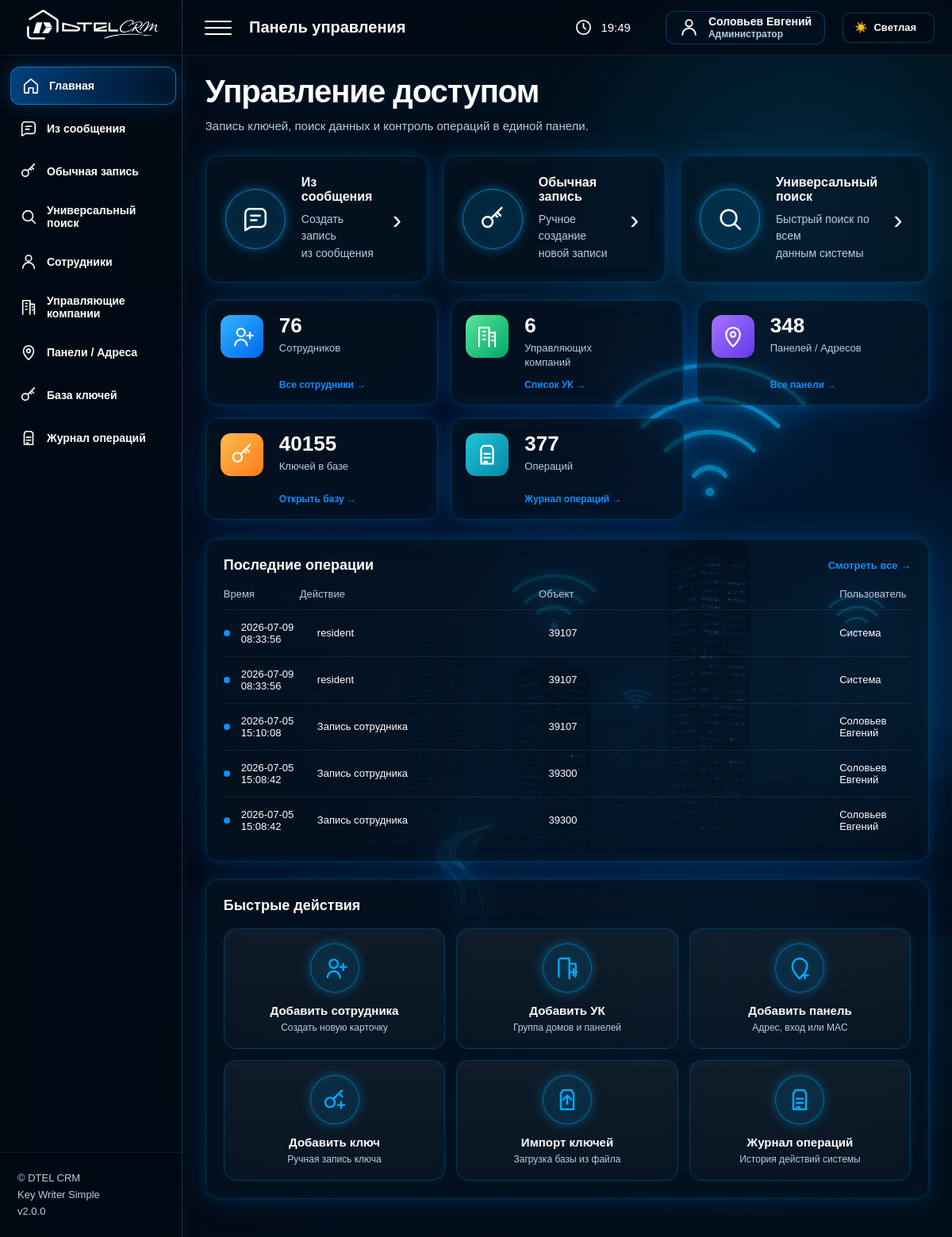
Page / (signed in) on the earlier database version.
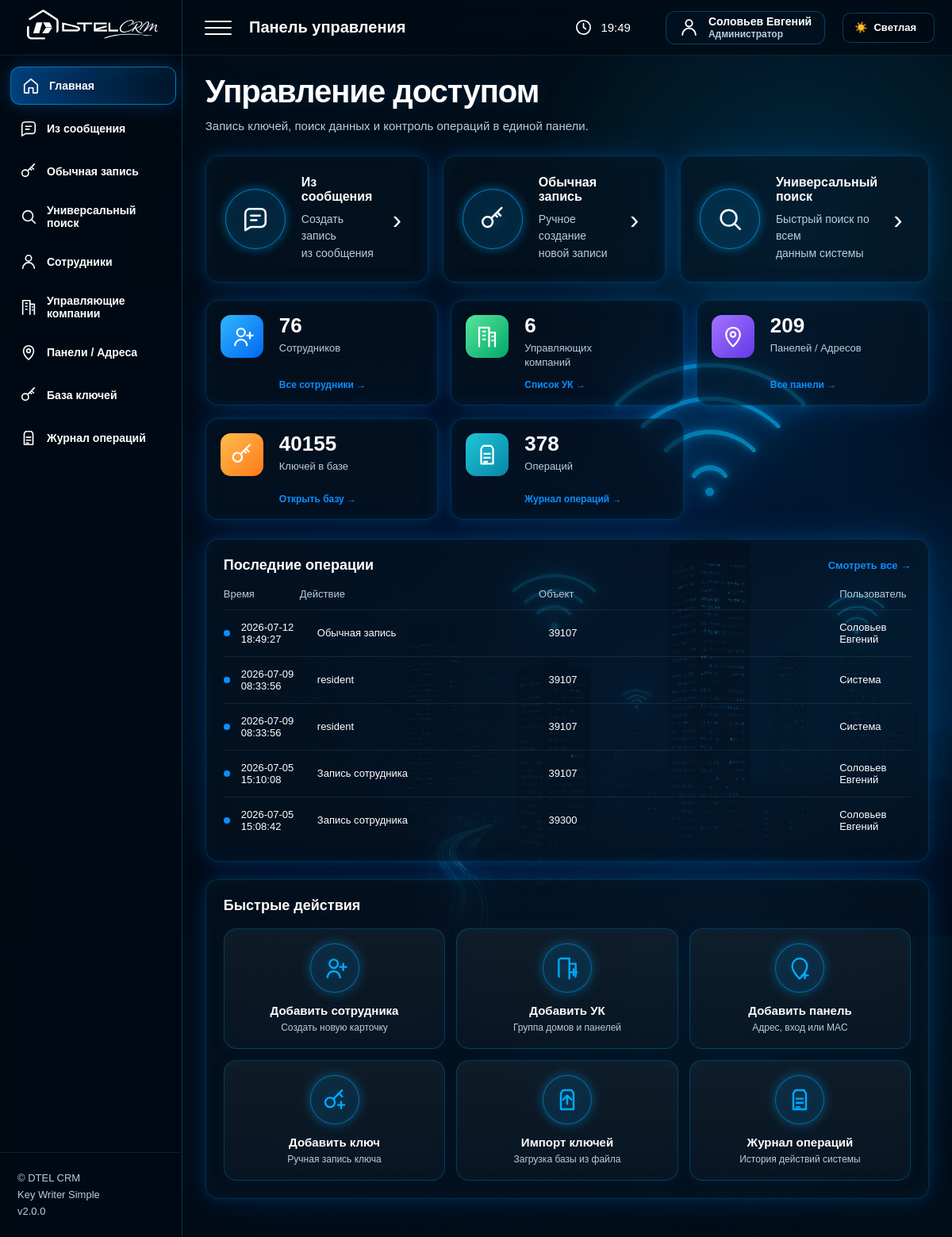
Same page on the later database version.
### tables this page shows
CREATE TABLE operation_log (
            id INTEGER PRIMARY KEY AUTOINCREMENT,
            mode TEXT NOT NULL,
            printed_number TEXT DEFAULT '',
            hex_value TEXT NOT NULL,
            flat_num TEXT DEFAULT '',
            mac TEXT NOT NULL,
            panel_name TEXT DEFAULT '',
            status TEXT NOT NULL,
            response TEXT DEFAULT '',
            created_at TEXT DEFAULT CURRENT_TIMESTAMP
        , address TEXT DEFAULT '', apartment TEXT DEFAULT '', username TEXT DEFAULT '', user_full_name TEXT DEFAULT '', user_role TEXT DEFAULT '', action TEXT DEFAULT '', object_type TEXT DEFAULT '', object_name TEXT DEFAULT '', details TEXT DEFAULT '', ip_address TEXT DEFAULT '');

### app/routers/home.py (the view)
@router.get("/", response_class=HTMLResponse)
def index(request: Request):
    with db() as conn:
        stats = {
            "keys": conn.execute(
                "SELECT COUNT(*) FROM keys"
            ).fetchone()[0],
            "panels": conn.execute(
                "SELECT COUNT(*) FROM panels WHERE enabled = 1"
            ).fetchone()[0],
            "logs": conn.execute(
                "SELECT COUNT(*) FROM operation_log"
            ).fetchone()[0],
            "employees": conn.execute(
                "SELECT COUNT(*) FROM employees WHERE enabled = 1"
            ).fetchone()[0],
            "uk": conn.execute(
                "SELECT COUNT(*) FROM uk_groups"
            ).fetchone()[0],
        }
    return templates.TemplateResponse(
        "index.html",
        {
            "request": request,
            "stats": stats,
            "recent_operations": get_recent_operations(5),
            "dry_run": settings.dry_run,
        },
    )

### app/templates/index.html
{% extends 'base.html' %}
{% block page_name %}Панель управления{% endblock %}
{% block content %}
<div class="dashboard-hero">
    <div>
        <h1>Управление доступом</h1>
        <p class="subtitle">Запись ключей, поиск данных и контроль операций в единой панели.</p>
    </div>
</div>
<div class="dashboard-actions">
    <a class="dashboard-action-card" href="/message">
        <div class="dashboard-action-icon">
            <svg viewBox="0 0 24 24">
                <path d="M21 15a4 4 0 0 1-4 4H8l-5 3V7a4 4 0 0 1 4-4h10a4 4 0 0 1 4 4z"/>
                <path d="M8 9h8M8 13h5"/>
            </svg>
        </div>
        <div>
            <h2>Из сообщения</h2>
            <p>Создать запись<br>из сообщения</p>
        </div>
        <span>›</span>
    </a>
    <a class="dashboard-action-card" href="/write/manual">
        <div class="dashboard-action-icon">
            <svg viewBox="0 0 24 24">
                <circle cx="7.5" cy="14.5" r="4.5"/>
                <path d="m11 11 9-9M16 6l3 3M14 8l2 2"/>
            </svg>
        </div>
        <div>
            <h2>Обычная запись</h2>
            <p>Ручное создание<br>новой записи</p>
        </div>
        <span>›</span>
    </a>
    <a class="dashboard-action-card" href="/search">
        <div class="dashboard-action-icon">
            <svg viewBox="0 0 24 24">
                <circle cx="11" cy="11" r="7"/>
                <path d="m16.5 16.5 4.5 4.5"/>
            </svg>
        </div>
        <div>
            <h2>Универсальный поиск</h2>
            <p>Быстрый поиск по всем<br>данным системы</p>
        </div>
        <span>›</span>
    </a>
</div>
<div class="dashboard-stats">
    <a class="dashboard-stat-card" href="/employees">
        <div class="stat-icon stat-blue">
            <svg viewBox="0 0 24 24">
                <path d="M17 21a6 6 0 0 0-12 0"/>
                <circle cx="11" cy="8" r="4"/>
                <path d="M20 8v6M17 11h6"/>
            </svg>
        </div>
        <div>
            <b>{{ stats['employees'] }}</b>
            <span>Сотрудников</span>
        </div>
        <em>Все сотрудники →</em>
    </a>
    <a class="dashboard-stat-card" href="/uk">
        <div class="stat-icon stat-green">
            <svg viewBox="0 0 24 24">
                <path d="M4 22V3h10v19M14 8h6v14"/>
                <path d="M8 7h2M8 11h2M8 15h2M17 12h1M17 16h1"/>
            </svg>
        </div>
        <div>
            <b>{{ stats['uk'] }}</b>
            <span>Управляющих<br>компаний</span>
        </div>
        <em>Список УК →</em>
    </a>
    <a class="dashboard-stat-card" href="/panels">
        <div class="stat-icon stat-purple">
            <svg viewBox="0 0 24 24">
                <path d="M12 22s7-6.2 7-12a7 7 0 0 0-14 0c0 5.8 7 12 7 12z"/>
                <circle cx="12" cy="10" r="2.5"/>
            </svg>
        </div>
        <div>
            <b>{{ stats['panels'] }}</b>
            <span>Панелей / Адресов</span>
        </div>
        <em>Все панели →</em>
    </a>
    <a class="dashboard-stat-card" href="/keys">
        <div class="stat-icon stat-orange">
            <svg viewBox="0 0 24 24">
                <circle cx="7.5" cy="14.5" r="4.5"/>
                <path d="m11 11 9-9M16 6l3 3M14 8l2 2"/>
            </svg>
        </div>
        <div>
            <b>{{ stats['keys'] }}</b>
            <span>Ключей в базе</span>
        </div>
        <em>Открыть базу →</em>
    </a>
    <a class="dashboard-stat-card" href="/log">
        <div class="stat-icon stat-teal">
            <svg viewBox="0 0 24 24">
                <path d="M8 3h8l2 3v15H6V6z"/>
                <path d="M9 11h6M9 15h6M9 19h3"/>
            </svg>
        </div>
        <div>
            <b>{{ stats['logs'] }}</b>
            <span>Операций</span>
        </div>
        <em>Журнал операций →</em>
    </a>
</div>
<div class="dashboard-bottom">
    <div class="dashboard-panel dashboard-operations">
        <div class="dashboard-panel-head">
            <h2>Последние операции</h2>
            <a href="/log">Смотреть все →</a>
        </div>
        <div class="operations-table">
            <div class="operations-head">
                <span>Время</span>
                <span>Действие</span>
                <span>Объект</span>
                <span>Пользователь</span>
            </div>
            {% if recent_operations %}
                {% for r in recent_operations %}
                <div class="operations-row">
                    {% if r.status_name == 'Ошибка' or r.status_name == 'Ошибка CRM' %}
                        <i class="op-orange"></i>
                    {% elif r.status_name == 'Тест' %}
                        <i class="op-blue"></i>
                    {% else %}
                        <i class="op-green"></i>
                    {% endif %}
                    <span>{{ r.created_at }}</span>
                    <span>{{ r.action_name }}</span>
                    <span>{{ r.object_name_view }}</span>
                    <span>{{ r.user_name }}</span>
                </div>
                {% endfor %}
            {% else %}
                <div class="operations-empty">
                    Пока нет операций
                </div>
            {% endif %}
        </div>
    </div>
    <div class="dashboard-panel">
        <div class="dashboard-panel-head">
            <h2>Быстрые действия</h2>
        </div>
        <div class="dashboard-quick-grid">
    <a href="/employees">
        <svg viewBox="0 0 24 24">
            <path d="M17 21a6 6 0 0 0-12 0"/>
            <circle cx="11" cy="8" r="4"/>
            <path d="M20 8v6M17 11h6"/>
        </svg>
        <div>
            <b>Добавить сотрудника</b>
            <small>Создать новую карточку</small>
        </div>
    </a>
    <a href="/uk">
        <svg viewBox="0 0 24 24">
            <path d="M4 22V3h10v19M14 8h6v14"/>
            <path d="M18 13v6M15 16h6"/>
        </svg>
        <div>
            <b>Добавить УК</b>
            <small>Группа домов и панелей</small>
        </div>
    </a>
    <a href="/panels">
        <svg viewBox="0 0 24 24">
            <path d="M12 22s7-6.2 7-12a7 7 0 0 0-14 0c0 5.8 7 12 7 12z"/>
            <path d="M17 16v6M14 19h6"/>
        </svg>
        <div>
            <b>Добавить панель</b>
            <small>Адрес, вход или MAC</small>
        </div>
    </a>
    <a href="/write/manual">
        <svg viewBox="0 0 24 24">
            <circle cx="7.5" cy="14.5" r="4.5"/>
            <path d="m11 11 9-9M16 6l3 3"/>
            <path d="M18 14v6M15 17h6"/>
        </svg>
        <div>
            <b>Добавить ключ</b>
            <small>Ручная запись ключа</small>
        </div>
    </a>
    <a href="/keys">
        <svg viewBox="0 0 24 24">
            <path d="M8 3h8l2 3v15H6V6z"/>
            <path d="M12 16V8M8 12l4-4 4 4"/>
        </svg>
        <div>
            <b>Импорт ключей</b>
            <small>Загрузка базы из файла</small>
        </div>
    </a>
    <a href="/log">
        <svg viewBox="0 0 24 24">
            <path d="M8 3h8l2 3v15H6V6z"/>
            <path d="M9 11h6M9 15h6M9 19h3"/>
        </svg>
        <div>
            <b>Журнал операций</b>
            <small>История действий системы</small>
        </div>
    </a>
</div>
    </div>
</div>
{% endblock %}

### app/templates/base.html (shortened to what this page needs)
<!DOCTYPE html>
<html lang="ru">
<head>
    <link
        rel="stylesheet"
        href="/static/css/style.css?v=2"
    >
</head>
<body>
<div class="app-shell">
    <aside class="sidebar">
        <div class="brand">
            <img
                src="/static/img/logo.png?v=2"
                alt="DTEL CRM"
            >
        </div>
        <nav class="sidebar-nav">
            <a class="nav-item" href="/">
                <svg viewBox="0 0 24 24">
                    <path d="M3 10.5 12 3l9 7.5V21a1 1 0 0 1-1 1h-5v-7H9v7H4a1 1 0 0 1-1-1z"/>
                </svg>
                <span>Главная</span>
            </a>
            <a class="nav-item" href="/message">
                <svg viewBox="0 0 24 24">
                    <path d="M21 15a4 4 0 0 1-4 4H8l-5 3V7a4 4 0 0 1 4-4h10a4 4 0 0 1 4 4z"/>
                    <path d="M8 9h8M8 13h5"/>
                </svg>
                <span>Из сообщения</span>
            </a>
            <a class="nav-item" href="/write/manual">
                <svg viewBox="0 0 24 24">
                    <circle cx="7.5" cy="14.5" r="4.5"/>
                    <path d="m11 11 9-9M16 6l3 3M14 8l2 2"/>
                </svg>
                <span>Обычная запись</span>
            </a>
            <a class="nav-item" href="/search">
                <svg viewBox="0 0 24 24">
                    <circle cx="11" cy="11" r="7"/>
                    <path d="m16.5 16.5 4.5 4.5"/>
                </svg>
                <span>Универсальный поиск</span>
            </a>
            <a class="nav-item" href="/employees">
                <svg viewBox="0 0 24 24">
                    <path d="M20 21a8 8 0 0 0-16 0"/>
                    <circle cx="12" cy="7" r="4"/>
                </svg>
                <span>Сотрудники</span>
            </a>
            <a class="nav-item" href="/uk">
                <svg viewBox="0 0 24 24">
                    <path d="M4 22V3h10v19M14 8h6v14"/>
                    <path d="M8 7h2M8 11h2M8 15h2M17 12h1M17 16h1"/>
                </svg>
                <span>Управляющие компании</span>
            </a>
            <a class="nav-item" href="/panels">
                <svg viewBox="0 0 24 24">
                    <path d="M12 22s7-6.2 7-12a7 7 0 0 0-14 0c0 5.8 7 12 7 12z"/>
                    <circle cx="12" cy="10" r="2.5"/>
                </svg>
                <span>Панели / Адреса</span>
            </a>
            <a class="nav-item" href="/keys">
                <svg viewBox="0 0 24 24">
                    <circle cx="7.5" cy="14.5" r="4.5"/>
                    <path d="m11 11 9-9M16 6l3 3M14 8l2 2"/>
                </svg>
                <span>База ключей</span>
            </a>
            <a class="nav-item" href="/log">
                <svg viewBox="0 0 24 24">
                    <path d="M8 3h8l2 3v15H6V6z"/>
                    <path d="M9 11h6M9 15h6M9 19h3"/>
                </svg>
                <span>Журнал операций</span>
            </a>
        </nav>
        <div class="sidebar-footer">
            <div>© DTEL CRM</div>
            <div>Key Writer Simple</div>
            <div>v2.0.0</div>
        </div>
    </aside>
    <main class="main">
        <header class="topbar">
            <div class="topbar-left">
                <button
                    type="button"
                    class="burger"
                    id="sidebarToggle"
                    aria-label="Открыть меню"
                >
                    <span></span>
                    <span></span>
                    <span></span>
                </button>
                <div class="top-title">
                    {% block page_name %}{% endblock %}
                </div>
            </div>
            <div class="topbar-right">
                <div class="top-info">
                    <svg viewBox="0 0 24 24">
                        <circle cx="12" cy="12" r="9"/>
                        <path d="M12 7v5l3 2"/>
                    </svg>
                    <span id="live-time">--:--</span>
                </div>
                <a
                    class="user-pill"
                    href="/users"
                    title="Пользователи"
                >
                    <svg viewBox="0 0 24 24">
                        <path d="M20 21a8 8 0 0 0-16 0"/>
                        <circle cx="12" cy="7" r="4"/>
                    </svg>
                    <span class="user-pill-text">
                        <b>
                            {% if current_user(request) %}
                                {{ current_user(request)["full_name"] }}
                            {% else %}
                                Пользователь
                            {% endif %}
                        </b>
                        <small>
                            {% if current_user(request) %}
                                {% if current_user(request)["role"] == "admin" %}
                                    Администратор
                                {% else %}
                                    Оператор
                                {% endif %}
                            {% else %}
                                Гость
                            {% endif %}
                        </small>
                    </span>
                </a>
                <button
                    type="button"
                    class="theme-toggle theme-icon-only"
                    id="themeToggle"
                    aria-label="Переключить тему"
                >
                    <span class="theme-icon">☀️</span>
                    <span class="theme-text">Светлая</span>
                </button>
            </div>
        </header>
        <section class="content">
            {% block content %}
            {% endblock %}
        </section>
    </main>
</div>
</body>
</html>

Differences in the rows shown:
no longer on this page (row unchanged): operation_log: created_at "2026-07-05 15:08:42", action_name "Запись сотрудника", object_name_view "39300", user_name "Соловьев Евгений"
added operation_log: created_at "2026-07-12 18:49:27", action_name "Обычная запись", object_name_view "39107", user_name "Соловьев Евгений"
Other differences:
{{ stats['panels'] }}: "348" → "209"
{{ stats['logs'] }}: "377" → "378"
